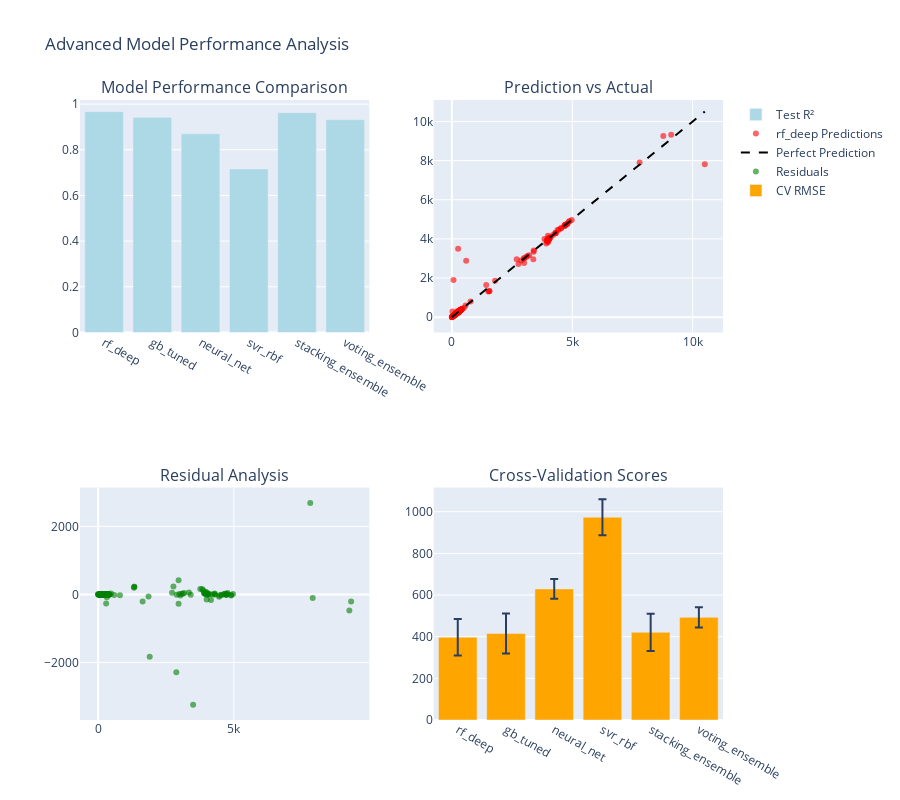

Source (notebook cell):
### Markdown cell above
### 3.5 Model Visualization

### Code cell
def create_model_visualizations(results_df, predictions, y_test):
    """Create comprehensive visualizations for model performance"""
    
    fig = make_subplots(
        rows=2, cols=2,
        subplot_titles=('Model Performance Comparison', 'Prediction vs Actual', 
                       'Residual Analysis', 'Cross-Validation Scores'),
        specs=[[{"secondary_y": False}, {"secondary_y": False}],
               [{"secondary_y": False}, {"secondary_y": False}]]
    )
    
    fig.add_trace(
        go.Bar(x=results_df.index, y=results_df['Test R²'], 
               name='Test R²', marker_color='lightblue'),
        row=1, col=1
    )
    
    best_model = results_df['Test R²'].idxmax()
    best_predictions = predictions[best_model]
    
    fig.add_trace(
        go.Scatter(x=y_test, y=best_predictions, mode='markers',
                  name=f'{best_model} Predictions',
                  marker=dict(color='red', opacity=0.6)),
        row=1, col=2
    )
    
    min_val, max_val = min(y_test.min(), best_predictions.min()), max(y_test.max(), best_predictions.max())
    fig.add_trace(
        go.Scatter(x=[min_val, max_val], y=[min_val, max_val],
                  mode='lines', name='Perfect Prediction',
                  line=dict(dash='dash', color='black')),
        row=1, col=2
    )
    
    residuals = y_test - best_predictions
    fig.add_trace(
        go.Scatter(x=best_predictions, y=residuals, mode='markers',
                  name='Residuals', marker=dict(color='green', opacity=0.6)),
        row=2, col=1
    )
    
    fig.add_trace(
        go.Bar(x=results_df.index, y=results_df['CV RMSE'],
               error_y=dict(type='data', array=results_df['CV Std']),
               name='CV RMSE', marker_color='orange'),
        row=2, col=2
    )
    
    fig.update_layout(height=800, title_text="Advanced Model Performance Analysis")
    fig.show()
    
    return best_model

best_model_name = create_model_visualizations(results_df, predictions, y_test)

print(f"\nBest performing model: {best_model_name}")
print(f"Performance metrics:")
print(f"   R² Score: {results_df.loc[best_model_name, 'Test R²']:.4f}")
print(f"   RMSE: {results_df.loc[best_model_name, 'Test RMSE']:.2f} hours")
print(f"   MAE: {results_df.loc[best_model_name, 'Test MAE']:.2f} hours")

### Figure 1 — Plotly figure (JSON) as saved in the notebook; plotly's stock layout.template omitted (floating-point values rounded to 4 significant figures; data arrays with more than 128 entries replaced by an {"elided": "..."} marker saying what was removed)
{"data": [{"marker": {"color": "lightblue"}, "name": "Test R²", "type": "bar", "x": ["rf_deep", "gb_tuned", "neural_net", "svr_rbf", "stacking_ensemble", "voting_ensemble"], "xaxis": "x", "y": [0.967, 0.942, 0.8703, 0.7162, 0.9619, 0.9313], "yaxis": "y"}, {"marker": {"color": "red", "opacity": 0.6}, "mode": "markers", "name": "rf_deep Predictions", "type": "scatter", "x": {"elided": "254 float values"}, "xaxis": "x2", "y": {"elided": "254 float values"}, "yaxis": "y2"}, {"line": {"color": "black", "dash": "dash"}, "mode": "lines", "name": "Perfect Prediction", "type": "scatter", "x": [0, 10505], "xaxis": "x2", "y": [0, 10505], "yaxis": "y2"}, {"marker": {"color": "green", "opacity": 0.6}, "mode": "markers", "name": "Residuals", "type": "scatter", "x": {"elided": "254 float values"}, "xaxis": "x3", "y": {"elided": "254 float values"}, "yaxis": "y3"}, {"error_y": {"array": [87.42, 96.43, 47.03, 86.91, 89.62, 48.38], "type": "data"}, "marker": {"color": "orange"}, "name": "CV RMSE", "type": "bar", "x": ["rf_deep", "gb_tuned", "neural_net", "svr_rbf", "stacking_ensemble", "voting_ensemble"], "xaxis": "x4", "y": [397.2, 415.5, 629.5, 973.6, 420.9, 492.8], "yaxis": "y4"}], "layout": {"annotations": [{"font": {"size": 16}, "showarrow": false, "text": "Model Performance Comparison", "x": 0.225, "xanchor": "center", "xref": "paper", "y": 1, "yanchor": "bottom", "yref": "paper"}, {"font": {"size": 16}, "showarrow": false, "text": "Prediction vs Actual", "x": 0.775, "xanchor": "center", "xref": "paper", "y": 1, "yanchor": "bottom", "yref": "paper"}, {"font": {"size": 16}, "showarrow": false, "text": "Residual Analysis", "x": 0.225, "xanchor": "center", "xref": "paper", "y": 0.375, "yanchor": "bottom", "yref": "paper"}, {"font": {"size": 16}, "showarrow": false, "text": "Cross-Validation Scores", "x": 0.775, "xanchor": "center", "xref": "paper", "y": 0.375, "yanchor": "bottom", "yref": "paper"}], "height": 800, "title": {"text": "Advanced Model Performance Analysis"}, "xaxis": {"anchor": "y", "domain": [0, 0.45]}, "xaxis2": {"anchor": "y2", "domain": [0.55, 1]}, "xaxis3": {"anchor": "y3", "domain": [0, 0.45]}, "xaxis4": {"anchor": "y4", "domain": [0.55, 1]}, "yaxis": {"anchor": "x", "domain": [0.625, 1]}, "yaxis2": {"anchor": "x2", "domain": [0.625, 1]}, "yaxis3": {"anchor": "x3", "domain": [0, 0.375]}, "yaxis4": {"anchor": "x4", "domain": [0, 0.375]}}}
